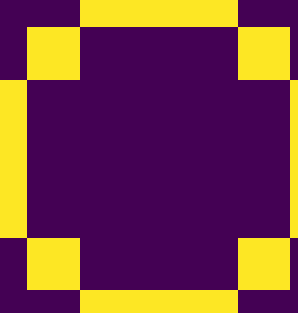
#> input picture feature_extract/feature.png, 298 x 313 px
$ python FAST_feature_extraction.py
#> lines starting #> are read from the running program, lines starting #| are printed output that depends on the picture; after the words box and inside, x2 and y2 are one past the last pixel; in counts of white or black regions, pixels touching at a corner belong together
'''
Features from Accelerated Segment Test (FAST)
Python实现，
从0开始，最原始最简单的FAST特征点提取方法（无金字塔采样）
代码地址：https://github.com/varyshare/easy_slam_tutorial/tree/master/feature_extract
欢迎start这项目
教程地址：https://blog.csdn.net/varyshare/article/details/96430924
代码没有怎么经过优化，所以会有0.8s左右的卡顿
'''
import numpy as np
import matplotlib.pyplot as plt
import cv2 # 用于读取图片


# 1. 读取图片(为了简化问题我就直接构造一个数组作为图片)
img = cv2.imread('feature.png',cv2.IMREAD_GRAYSCALE)
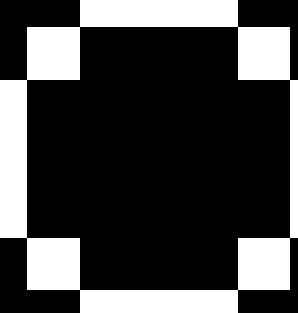
#> img: shape (313, 298); values 50 (black) and 226 (white), 26.2% white; 1 white region, box (x1, y1, x2, y2) and area: (0, 0, 298, 313) 24455

# 2. 设置参数
# 设置灰度值相差多大才算较大差异，
# 以及周围点超过多少个高差异点才算当前中心像素点是关键点
h_gray_scale = 20 # 在ORB特征提取中使用的FAST像素差阈值默认是20
k_diff_point = 9 # 超过k_diff_point个差异那就认为是关键点（周围共16个点）
r_pixel = 3 # 获取周围像素所用的圆的半径,单位：像素


# 3. 遍历所有的像素进行检测关键点
def bresenham_circle():
    """
    return: 圆周上所有的点相对圆心的坐标列表。
    即，返回圆心在(0,0)处时圆周上各点的坐标。
    返回一个r_pixel*r_pixel的矩阵，圆周上的点标记为1，其他地方标记为0
    """

    _masked_canvas = np.zeros((2*r_pixel+1,2*r_pixel+1))
    def save(x,y):
        """
         把(x,y)加入到结果列表中
         注意：需要把(x,y)变换到数组坐标系（图形学坐标系）
        """
        _masked_canvas[-y+r_pixel,x+r_pixel] = 1
    pass

    # 初始化,画第一个点，从水平最右边那个点开始画
    (x,y) = (r_pixel,0)

    """
    从定义来讲就是
    P_k=d1+d2
    d1 = 第1个下一步待选点离圆弧的距离（负数）
    d2 = 第2个下一步待选点离圆弧的距离（正数）
    但是为了提高效率通常使用递推来求P_{k+1}=P_k + 一个数
    """
    P_k = -2*r_pixel + 3

    # 迭代的求完1/8圆弧
    while x>=y:
        # 下一步有两个待选点，具体选哪个要看P_k>0 或 <0
        if P_k>=0:# 外侧候选点偏离圆弧更远
            P_k_next =  P_k - 4*x + 4*y + 10
            (x_next,y_next) = (x-1, y+1)
        else:# 内侧候选点偏离圆弧更远
            P_k_next =  P_k + 4*y + 6
            (x_next,y_next) = (x, y+1)
        # 对称法画这对称的8个地方
        save(x,y)
        save(-x,y)
        save(x,-y)
        save(-x,-y)

        save(y,x)
        save(y,-x)
        save(-y,x)
        save(-y,-x)
        # 更新当前坐标和P_k
        (x,y) = (int(x_next),int(y_next))
        P_k = P_k_next
    pass

    return _masked_canvas

# 先bresenham算法算出半径为r_pixel时圆周上的点相对圆心的坐标
masked_canvas = bresenham_circle()
def key_point_test(_row,_col):
    """
    检测像素点(_row,_col)是否是关键点。
    满足关键点只有一个条件：周围16个像素点与中心像素点相比
    差异度较大(>h_gray_scale)的像素点个数超过k_diff_point个
    return: boolean
    """
    # 获取以(_row,_col)为几何中心的7x7正方形区域内的像素值
    surround_points = img[_row-3:_row+3+1,_col-3:_col+3+1]

    # 获取圆周上的点与圆心的像素差值的绝对值
    _dist = np.abs((surround_points - img[_row,_col])) * masked_canvas

    if (_dist>h_gray_scale).sum()> k_diff_point:
        return True
    else:
        return False


key_point_list = []

for row in range(r_pixel,img.shape[0]-r_pixel):
    for col in range(r_pixel,img.shape[1]-r_pixel):

        if key_point_test(row,col):
#> (the run stopped early here; a loop or call above may not have finished)
